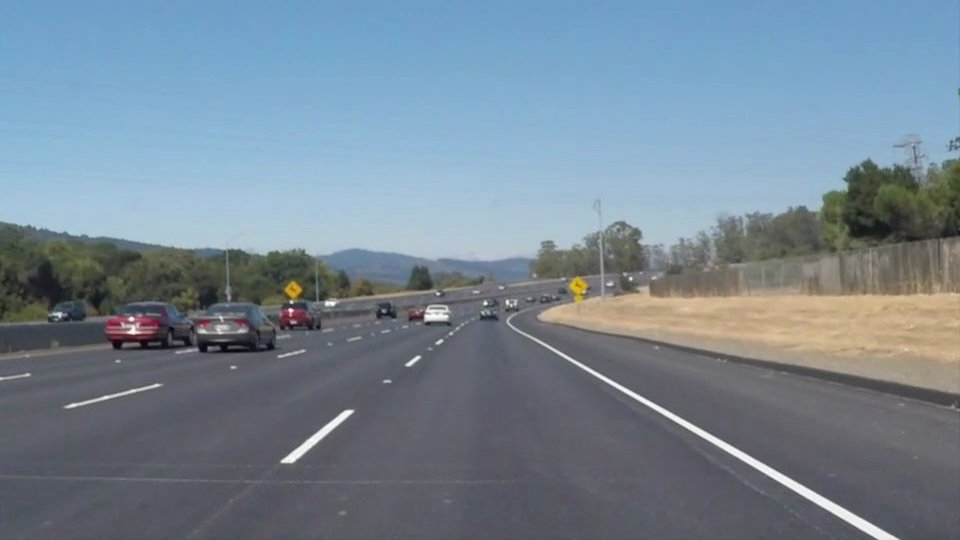
#> input picture test/000000.jpg, 960 x 540 px; its folder holds only this picture in this run
$ python -i CurvedLaneDetection.py   (imports and definitions only)   (older library calls are emulated)
#> lines starting #> are read from the running program, lines starting #| are printed output that depends on the picture; after the words box and inside, x2 and y2 are one past the last pixel; in counts of white or black regions, pixels touching at a corner belong together
#!/usr/bin/env python3
import sys
import cv2
import numpy as np
import matplotlib.image as mpimg
import glob


# [17 lines left out: function get_calibration_param, not called in this run]

def get_undistortion(distorted_img, mtx, dist):
    undist = cv2.undistort(distorted_img, mtx, dist, None, mtx)
    return undist

# [7 lines left out: function input_calibration_file, not called in this run]

def get_s_binary(undist_img, thres=(110, 255)):
    hls = cv2.cvtColor(undist_img, cv2.COLOR_RGB2HLS)
    h = hls[:, :, 0]
    s = hls[:, :, 2]
    s_binary = np.zeros_like(s)
    s_binary[((s >= thres[0]) & (s <= thres[1])) & (h <= 30)] = 1 #30
    s_binary = gaussian_blur(s_binary, kernel_size=21)#9
    return s_binary

def gaussian_blur(img, kernel_size):
    return cv2.GaussianBlur(img, (kernel_size, kernel_size), 0)

def adjust_gamma(image, gamma=1.0):
    invGamma = 1.0 / gamma
    table = np.array([((i / 255.0) ** invGamma) * 255
        for i in np.arange(0, 256)]).astype("uint8")
    return cv2.LUT(image, table)

# [7 lines left out: function dir_threshold, not called in this run]

def get_slope(undist_img, orient='x', sobel_kernel=3, thres = (0, 255)):
    undist_img = adjust_gamma(undist_img, 0.2)
    gray = cv2.cvtColor(undist_img, cv2.COLOR_RGB2GRAY)
    if orient == 'x':
        slope = np.absolute(cv2.Sobel(gray, cv2.CV_64F, 1, 0, ksize=sobel_kernel))
    elif orient == 'y':
        slope = np.absolute(cv2.Sobel(gray, cv2.CV_64F, 0, 1, ksize=sobel_kernel))
    else:
        raise KeyError("select 'x' or 'y'")
    scale_factor = np.max(slope) / 255
    scale_slope = (slope / scale_factor).astype(np.uint8)
    slope_binary = np.zeros_like(scale_slope)
    slope_binary[(scale_slope >= thres[0]) & (scale_slope <= thres[1])] = 1
    #dir_binary = dir_threshold(gray, sobel_kernel=sobel_kernel, thresh=(0.3, 1.8))
    #slope_binary[(dir_binary == 0)] = 0
    slope_binary = gaussian_blur(slope_binary, kernel_size=9) # 5
    return slope_binary

def color_slope_thres_conversion(undist_img):
    s_binary = get_s_binary(undist_img, thres=(150, 255))   # 노랑색, 흰색 차선을 찾는 것
    slope = get_slope(undist_img, orient='x',sobel_kernel=7, thres=(25, 255)) #3, 30    / 흰색선을 가져올수 있다.
    color_binary = np.zeros_like(s_binary)
    color_binary[(s_binary == 1) | (slope == 1)] = 1
    return color_binary

# [81 lines left out: functions histogram_thresholding, cal_poly, add_lines_to_image, detect_line, not called in this run]


class Perspective_Transform():
    # [5 lines left out: function __init__, not called in this run]

    def transform(self, undist):
        return cv2.warpPerspective(undist, self.M, (undist.shape[1], undist.shape[0]))

    def inv_transform(self, undist):
        return cv2.warpPerspective(undist, self.inverse_M, (undist.shape[1], undist.shape[0]))


class Line(object):
    # [9 lines left out: function __init__, not called in this run]


class Line_detector(object):
    # [53 lines left out: functions __init__, decide_src_dst, get_filtered_img_and_cal_poly, mask_image_by_average_lines, mask_image_by_lines, cal_poly, not called in this run]

    def check_parallel(self):
        return True if (np.abs(self.left_line.current_fit[0] - self.right_line.current_fit[0]) < 0.01) else False

    # [5 lines left out: function check_similarity, not called in this run]

    def check_line(self):
        return self.check_similarity(side='right') and self.check_similarity(side='left') and self.check_parallel()

    # [81 lines left out: functions cal_bestx_and_fit, __cal_curvature, select_bestx_and_fit, process_image, curve_laneDetection, not called in this run]

>>> import cv2
>>> picture = cv2.cvtColor(cv2.imread('test/000000.jpg'), cv2.COLOR_BGR2RGB)
>>> result = color_slope_thres_conversion(picture)
#> in get_s_binary, `hls = cv2.cvtColor(undist_img, cv2.COLOR_RGB2HLS)`: hls: shape (540, 960, 3); mean of channels 0, 1, 2 97.9, 133.5, 57.7
#> in get_s_binary, `h = hls[:, :, 0]`:
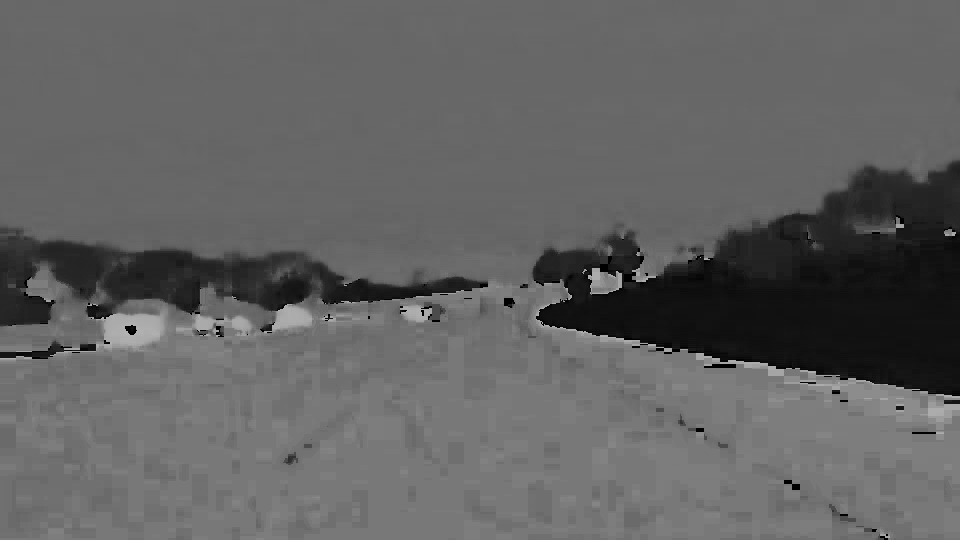
#> h: shape (540, 960); min 0, max 179, mean 97.9
#> in get_s_binary, `s = hls[:, :, 2]`:
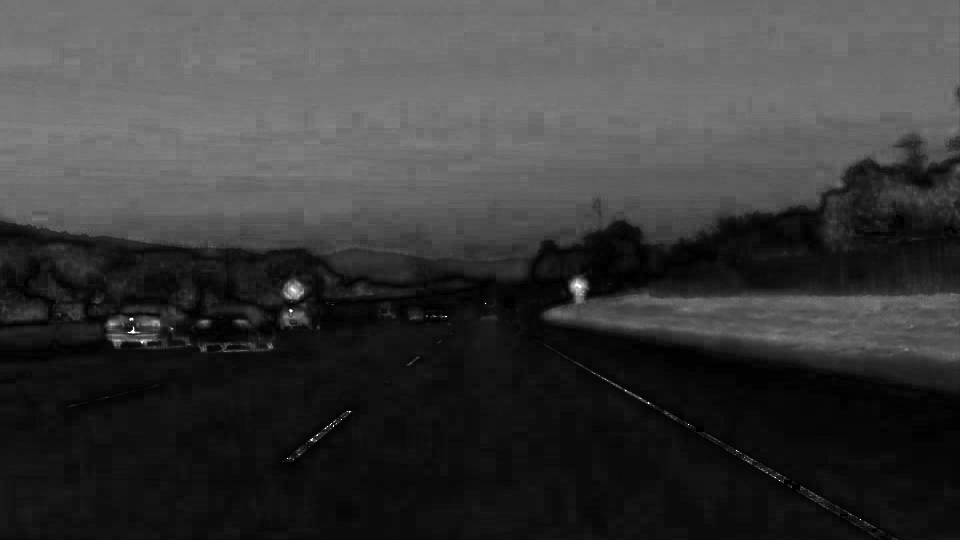
#> s: shape (540, 960); min 0, max 255, mean 57.7
#> in color_slope_thres_conversion, `s_binary = get_s_binary(undist_img, thres=(150, 255))`:
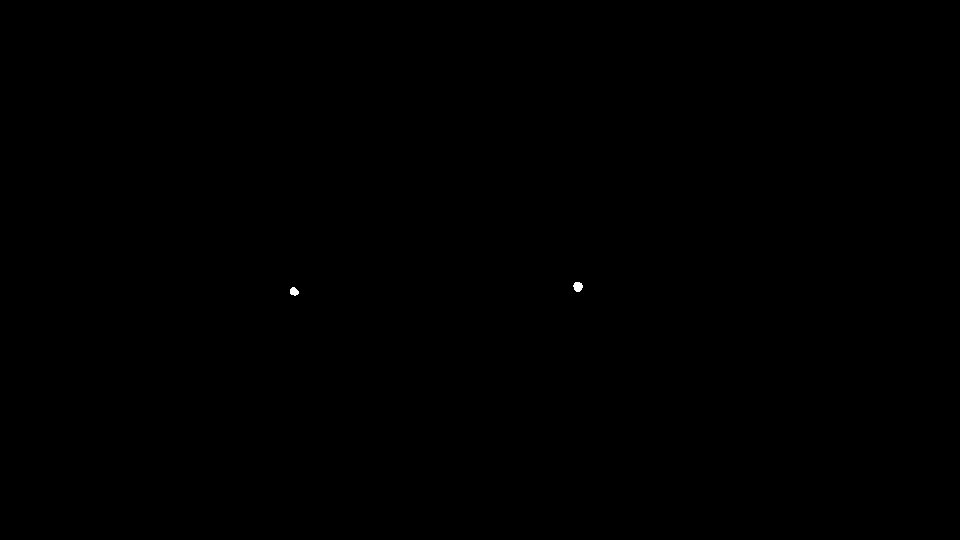
#> s_binary: shape (540, 960); values 0 (black) and 1 (white), 0.03% white; 2 white regions, box (x1, y1, x2, y2) and area: (573, 282, 583, 292) 76, (290, 287, 299, 296) 59
#> in adjust_gamma, `return cv2.LUT(image, table)`:
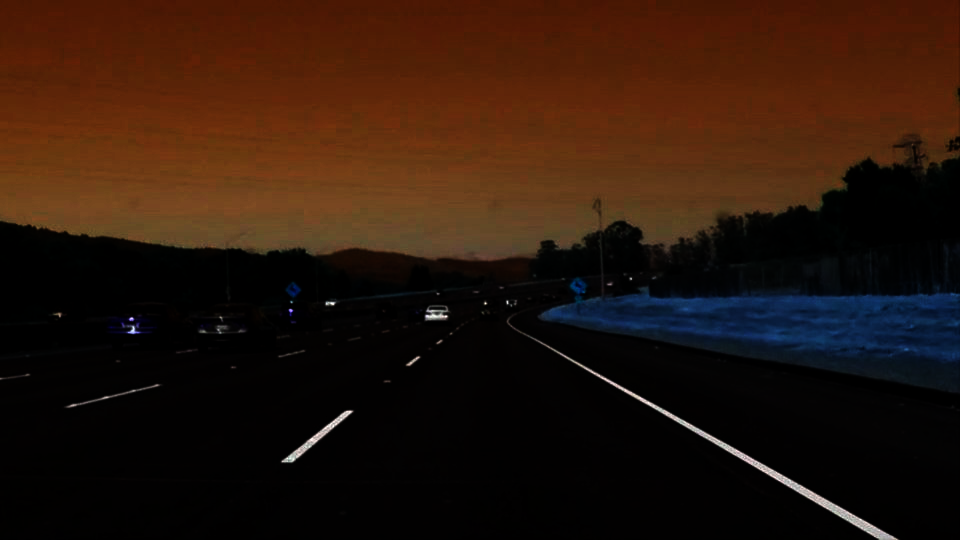
#> returned value: shape (540, 960, 3); mean of channels 0, 1, 2 11.4, 22.4, 42.3; drawn as B, G, R
#> in get_slope, `gray = cv2.cvtColor(undist_img, cv2.COLOR_RGB2GRAY)`:
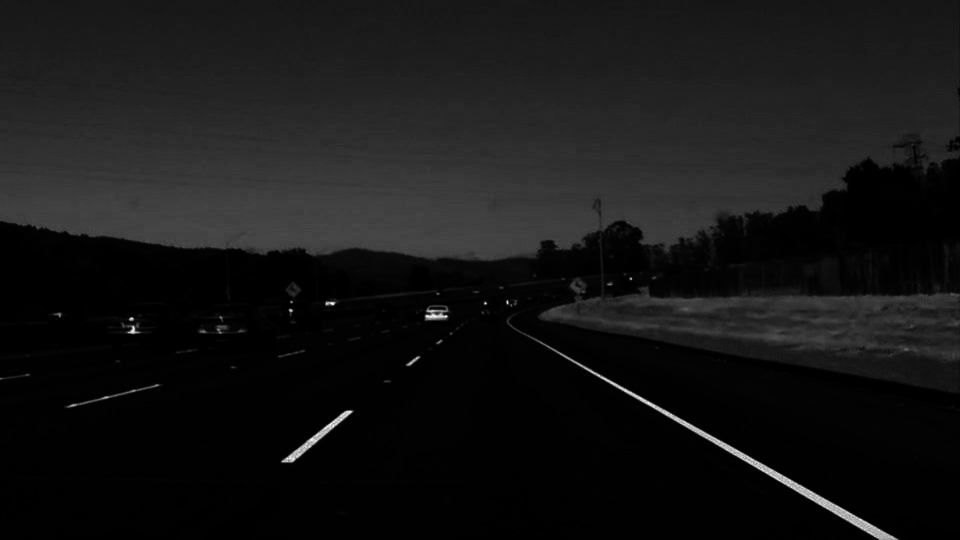
#> gray: shape (540, 960); min 0, max 255, mean 21.3
#> in get_slope, `scale_factor = np.max(slope) / 255`: scale_factor = 418.3
#> in color_slope_thres_conversion, `slope = get_slope(undist_img, orient='x',sobel_kernel=7, thres=(25, 25..`:
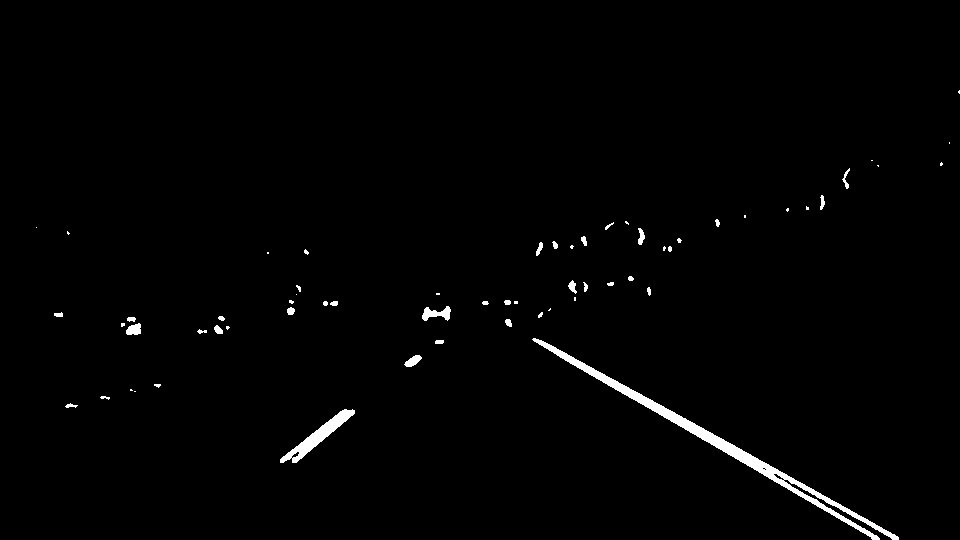
#> slope: shape (540, 960); values 0 (black) and 1 (white), 1.2% white; 62 white regions (28 under 20 px), largest, box (x1, y1, x2, y2) and area: (532, 338, 899, 540) 3680, (280, 409, 355, 463) 947, (422, 306, 451, 321) 241

$ run again, on test/000138.png
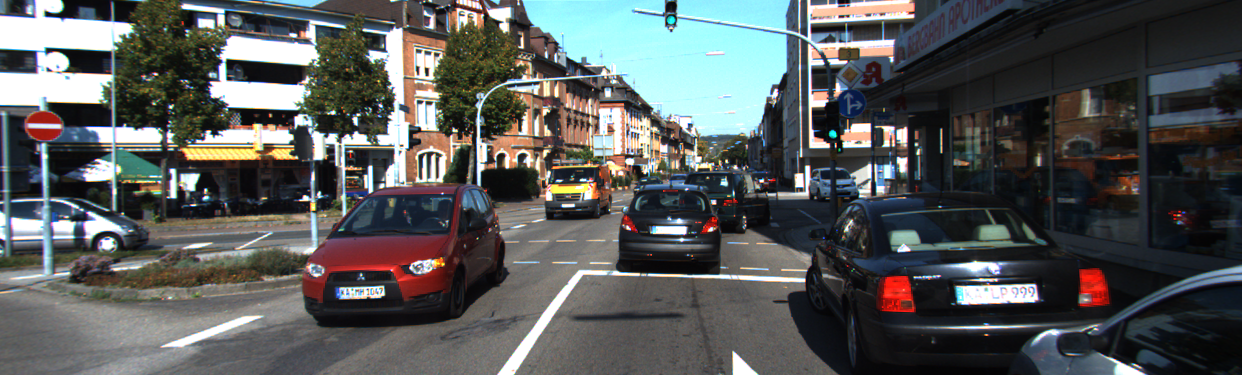
#> input picture test/000138.png, 1242 x 375 px
#> hls: shape (375, 1242, 3); mean of channels 0, 1, 2 75.1, 87.9, 66.6
#> in color_slope_thres_conversion, `s_binary = get_s_binary(undist_img, thres=(150, 255))`:
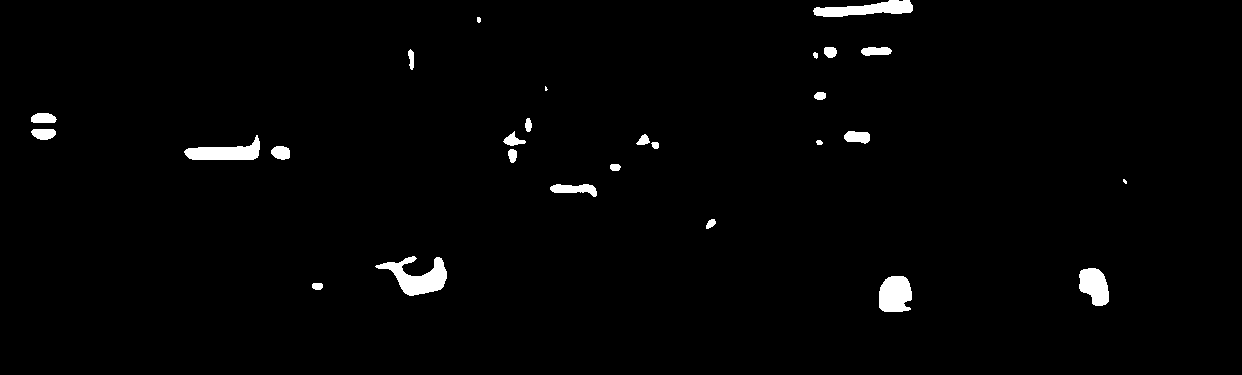
#> s_binary: shape (375, 1242); values 0 (black) and 1 (white), 1.7% white; 27 white regions (2 under 20 px), largest, box (x1, y1, x2, y2) and area: (375, 256, 447, 296) 1342, (813, 0, 913, 17) 1018, (879, 276, 912, 312) 1010
#> scale_factor = 640
#> `result = color_slope_thres_conversion(picture)`:
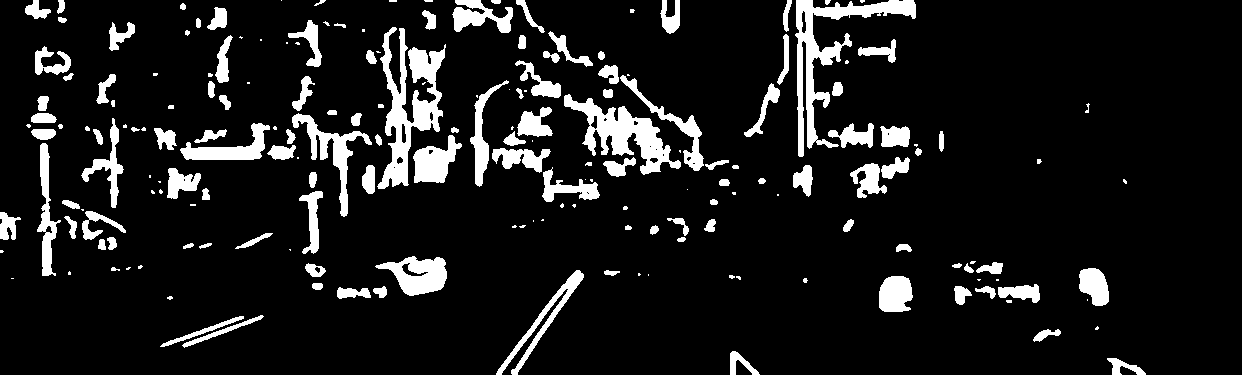
#> result: shape (375, 1242); values 0 (black) and 1 (white), 10.6% white; 195 white regions (67 under 20 px), largest, box (x1, y1, x2, y2) and area: (377, 27, 446, 189) 4287, (795, 0, 916, 157) 4087, (564, 94, 681, 175) 3292
